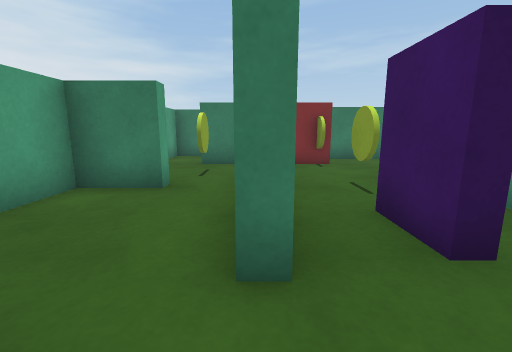
[1] (above)

20 first-person views from a walk through a Unity game level. The camera is 0.55 m above the floor, tilts 10° down and sees 90° across. The floor is counted in squares, 0.5 m on a side. Each view is taken from the middle of a square. On the plan, view 1 faces up. The plan holds only what a view shows up to about 11 squares ahead; the rest is blank. The player character is not drawn.

[2]
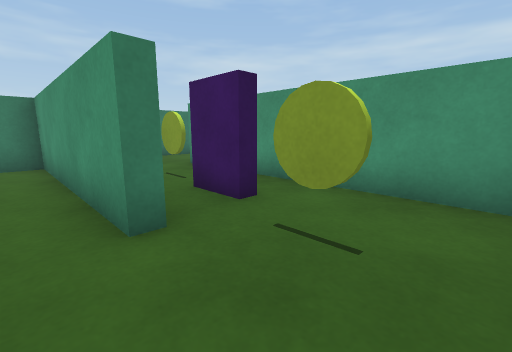

[3]
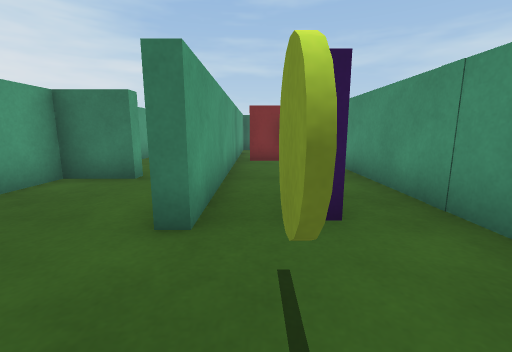

[4]
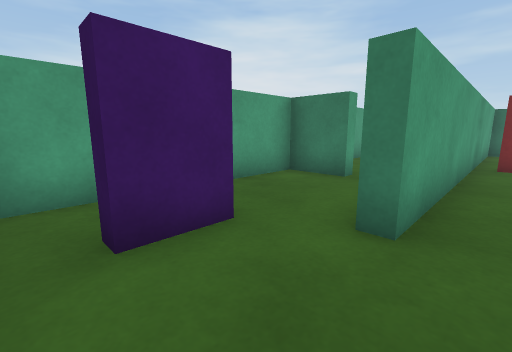

[5]
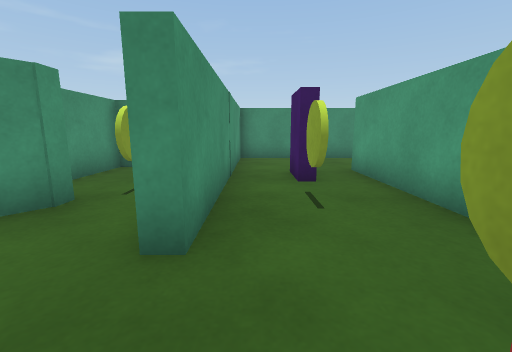

[6]
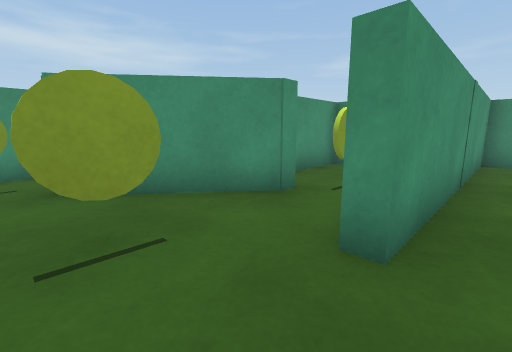

[7]
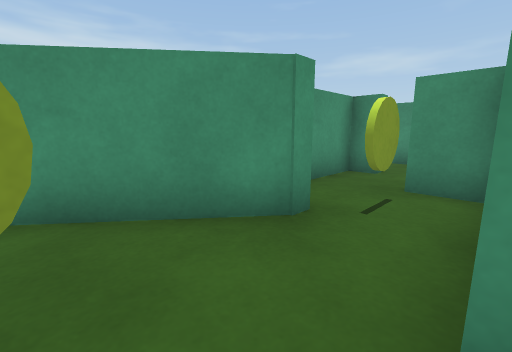

[8]
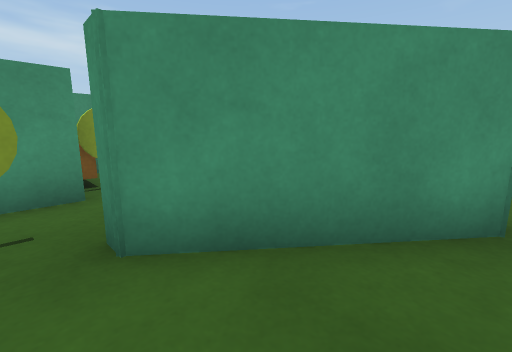

[9]
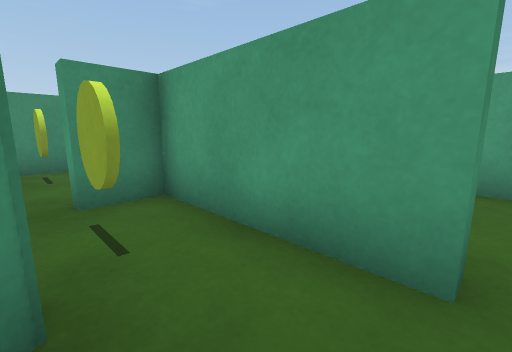

[10]
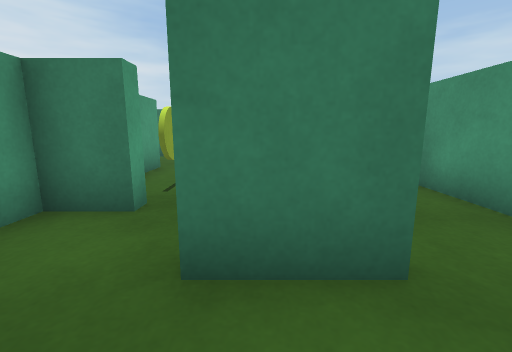

[11]
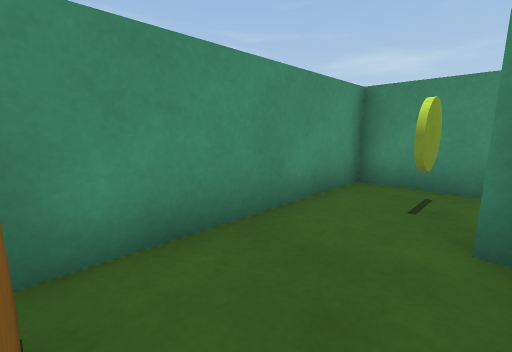

[12]
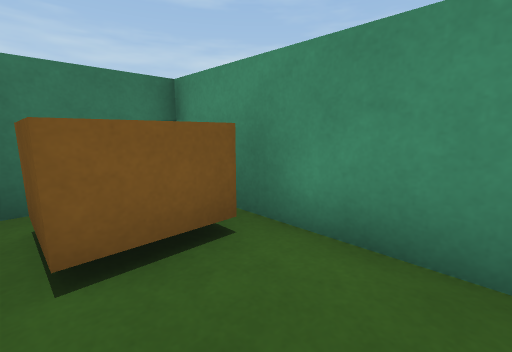

[13]
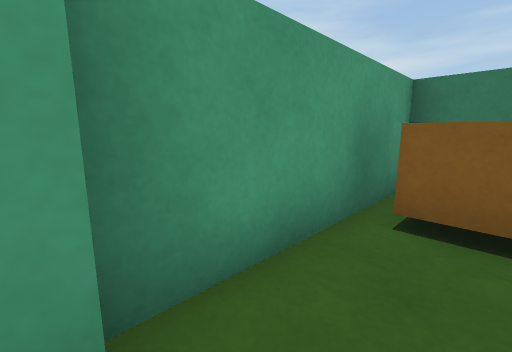

[14]
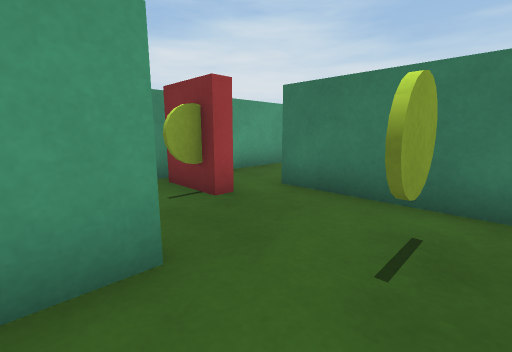

[15]
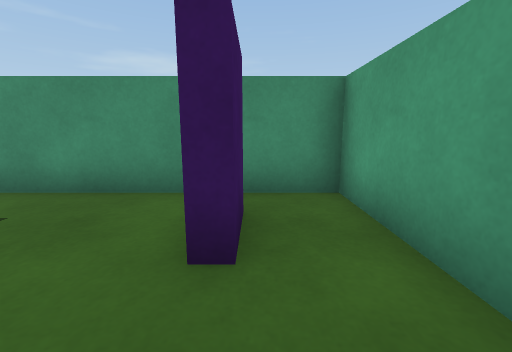

[16]
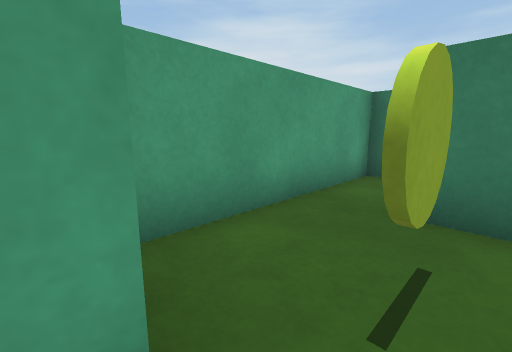

[17]
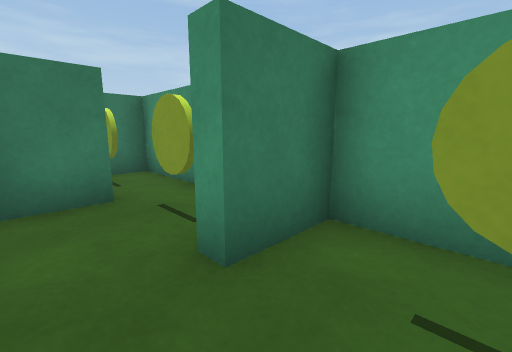

[18]
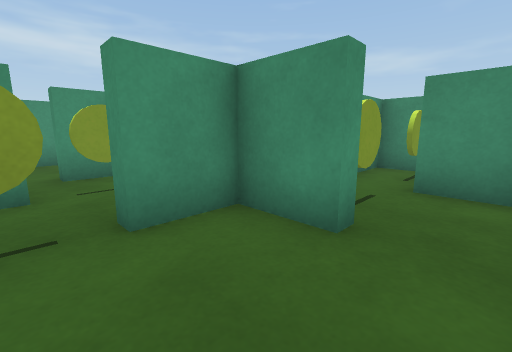

[19]
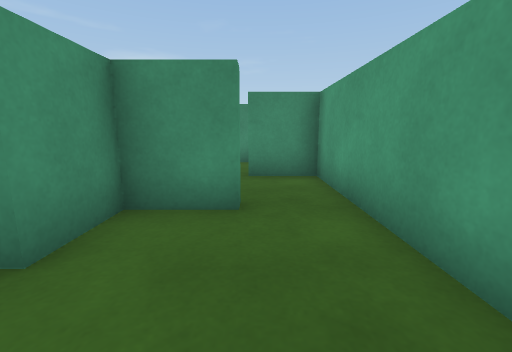

[20]
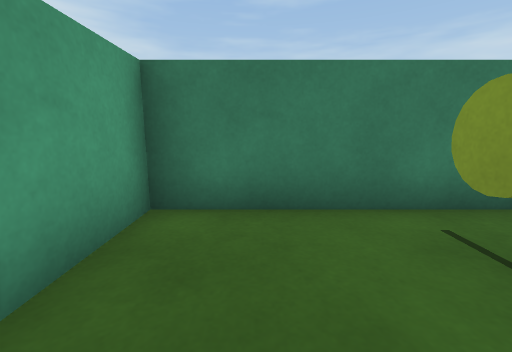

### Floor plan
Points are (right, up) in squares from view 1. A wall is a line through its corners. A room is listed if a view was taken in it or the views show most of it. See-through windows are left out.
Room 1 (views 1, 2, 3, 4, 5, 6, 7, 8, 9, 14, 15)
walls: (-1.8, 4.9) (-3.5, 4.9) (-3.5, -1.5) (3.6, -1.5) (3.6, 6.9) (4, 6.9) (4, 2.8) (5.3, 2.8); (5.9, 4.9) (5.9, 5.3) (8.4, 8.4) (8.8, 8.4); (2.5, 9) (2.5, 8.5) (0.8, 8.5); (0.3, 8.9) (0.3, 1.7) (-0.1, 1.7) (-0.1, 4.6); (6.1, 10.2) (2.5, 10.2); (10.7, 8) (10.7, 9.1)
ways out: opening at (6, 4) to room 2; opening at (-1, 5) to room 4; gap at (11, 8)
objects: other object (-2, 0) to (-2, 1); coin (1, 0); other object (2, 2) to (2, 3); coin (2, 5); coin (2, 8); coin (5, 4); coin (5, 8); coin (9, 9)
Room 2 (view 10)
walls: (7.2, 1.2) (7.2, 3.4); (4.6, -1.5) (8.6, -1.5); (8.2, 0.8) (6.4, 0.8); (5.3, 2.8) (5.3, 2.4) (4, 2.4) (4, 1.8)
ways out: opening at (6, 4) to room 1; opening at (7.5, -0.5) to room 3
objects: coin (5, 0)
Room 3 (views 11, 12, 13)
walls: (8.6, -1.5) (10.3, -1.5) (10.3, 6.4) (7.6, 6.4) (7.6, 1.2)
ways out: opening at (7.5, -0.5) to room 2
objects: orange block (8, 4) to (9, 5); coin (9, 0)
Room 4 (views 16, 17)
walls: (-1.8, 5.4) (-1.8, 4.9); (-1.8, 11.4) (-3.5, 11.4) (-3.5, 5.9); (-0.1, 4.6) (-0.1, 8.5) (-1.8, 8.5) (-1.8, 8.9) (-0.1, 8.9) (-0.1, 9.4); (-0.1, 11.6) (-0.1, 12.6)
ways out: opening at (-1, 5) to room 1; opening at (-1, 11.5) to room 5
objects: coin (-1, 7); coin (-1, 10)
Room 5 (views 18, 19, 20)
walls: (-1.8, 14) (-1.8, 14.5) (-0.1, 14.5) (-0.1, 16.1) (0.4, 16.1); (-0.1, 12.6) (-0.1, 14.1) (-1.1, 14.1); (1, 18.5) (-3.5, 18.5) (-3.5, 11.8) (-1.8, 11.8)
ways out: opening at (-1, 11.5) to room 4; opening at (0, 17.5)
objects: coin (-1, 13); coin (0, 17)

Where each view was taken, in squares from view 1:
view 1: 0 up, 0 right, facing up
view 2: 1 down, 1 left, facing up-right
view 3: 1 down, 1 right, facing up
view 4: 1 down, 1 right, facing up-left
view 5: 9 up, 3 right, facing down
view 6: 9 up, 3 right, facing down-right
view 7: 8 up, 4 right, facing down-right
view 8: 9 up, 6 right, facing down-right
view 9: 7 up, 6 right, facing down-left
view 10: 1 down, 7 right, facing up
view 11: 4 up, 8 right, facing down-right
view 12: 2 up, 8 right, facing up-right
view 13: 1 up, 9 right, facing up-left
view 14: 6 up, 6 right, facing up-left
view 15: 3 up, 2 left, facing down
view 16: 5 up, 1 left, facing up-left
view 17: 7 up, 3 left, facing up-right
view 18: 17 up, 3 left, facing down-right
view 19: 18 up, 2 left, facing down
view 20: 15 up, 2 left, facing up
